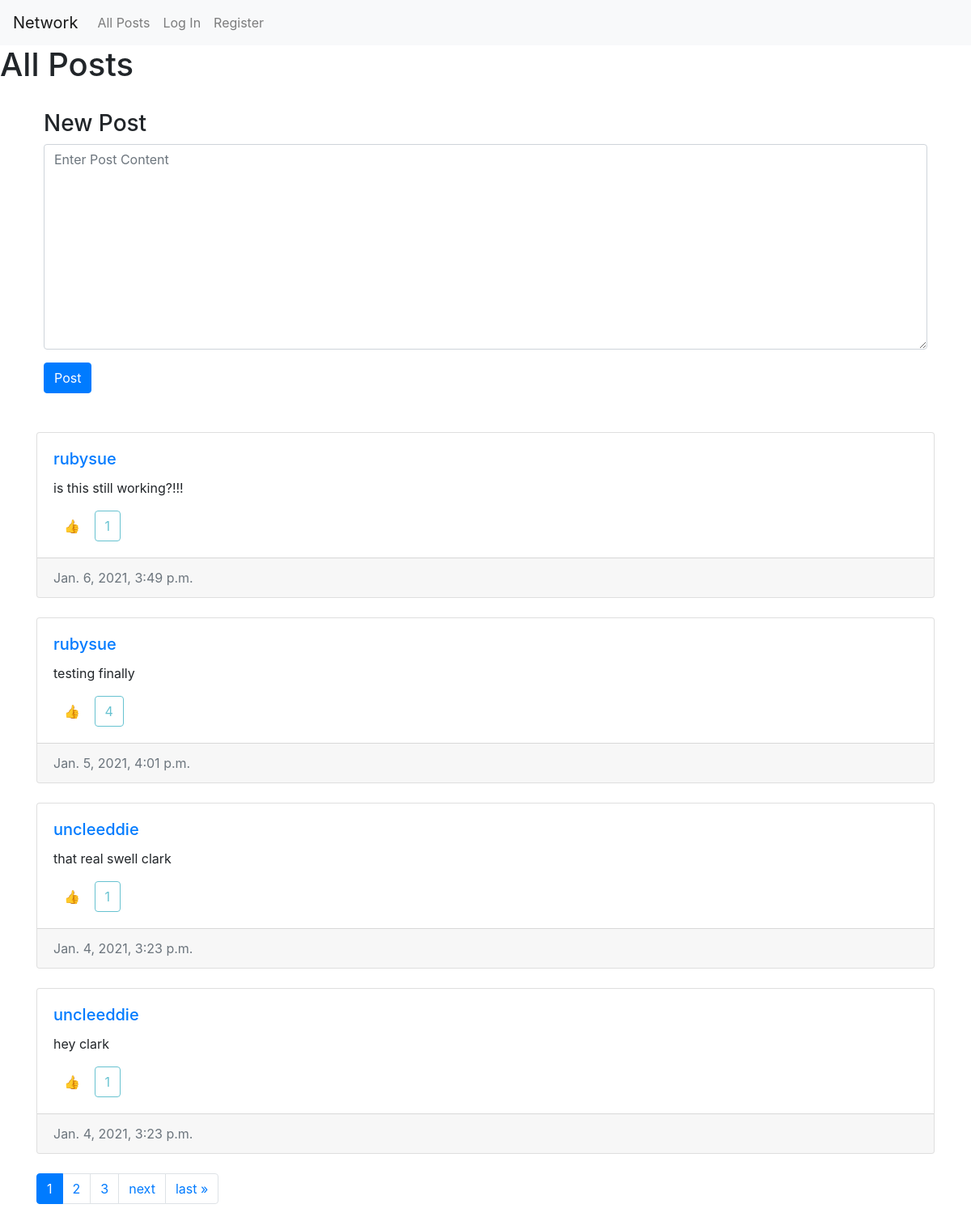
The page / on the database its author committed.
### network/models.py (models this page shows, shortened)
class Post(models.Model):
    user = models.ForeignKey(User, on_delete= models.CASCADE, related_name= "posts")
    content = models.TextField(blank=True)
    date_created = models.DateTimeField(auto_now_add=True)
    likers = models.ManyToManyField(User, blank=True, related_name="userslikes")

class User(AbstractUser):
    pass

### network/views.py (the view)
# urls.py: path("", views.index, name="index"),
def index(request):
    posts  = Post.objects.order_by('-date_created')
    likes =[post.likers.filter(username=request.user) for post in posts]
    paginator = Paginator(posts, 4)
    page_number = request.GET.get('page')
    page_obj = paginator.get_page(page_number)
    if request.method == "POST":
        newPost = Post(user = request.user)
        form = PostForm(request.POST, instance = newPost)
        if form.is_valid():
            form.save()
            return HttpResponseRedirect(reverse('index'))
    return render(request, "network/index.html", {
        "form": PostForm(),
        "posts": posts,
        'page_obj': page_obj,
        'likes': likes
    })

### network/forms.py
class PostForm(forms.ModelForm):
    class Meta:
        model = Post
        fields = ['content']
        widgets = {
            'content' :forms.Textarea(attrs={'class':'form-control', 'placeholder':'Enter Post Content'})
        }

### network/templates/network/index.html (shortened to what this page needs)
{% extends "network/layout.html" %}
{% load static %}
{% block body %}
    <h1>All Posts</h1>
    <div class="container w-100 p-4">
        <h3>New Post</h3>
        <form action="{% url 'index' %}" method="POST">
            <div class="form-group">
                {{form.content}}
            </div>
            <input type="submit" class="btn btn-small btn-primary" value="Post">
        </form>
    </div>
    <div class="container mt-4 w-100">
        {%for post in page_obj%}
            <div class="card mb-4">
                <div class="card-body">
                    <h5 class="card-title"><a class="card-link" href="{% url 'profile' post.user %}">{{post.user}}</a></h5>
                    <p class="card-text" id="content{{post.id}}">{{post.content}}</p>
                    <div class="actions">
                        <div class="like-containter">
                            {% if request.user in post.likers.all%}
                            <button data-id="{{post.id}}" class="likebtn like{{post.id}} btn btn-small">👎</button>
                            {% else %}
                            <button data-id="{{post.id}}" class="likebtn like{{post.id}} btn btn-small">👍</button>
                            {% endif %}
                            <button type="button" disabled class="likecounter{{post.id}} btn btn-small btn-outline-info">{{post.likers.all.count}}</button>
                        </div>
                    </div>
                </div>
                <div class="card-footer text-muted">
                    {{post.date_created}}
                </div>
            </div>
        {% endfor %}
        <nav class="pagination" aria-label="Page navigation">
            <ul class="step-links pagination">
                {% for num in page_obj.paginator.page_range %}
                    {% if page_obj.number == num %}
                        <li class="page-item active"><a class="page-link" href="?page={{num}}">{{num}}</a></li>
                    {% elif num > page_obj.number|add:'-3' and page_obj.number|add:'3' > num %}
                        <li class="page-item"><a class="page-link" href="?page={{num}}">{{num}}</a></li>
                    {% endif %}
                {% endfor %}
                {% if page_obj.has_next %}
                <li class="page-item"><a class="page-link" href="?page={{page_obj.next_page_number}}">next</a></li>
                <li class="page-item"><a class="page-link" href="?page={{page_obj.paginator.num_pages}}">last &raquo;</a></li>
                {% endif %}
            </ul>
        </nav>
    </div>
{% endblock %}

### network/static/network/styles.css (style rules this page uses)
.actions { display:flex; flex-direction: column; justify-content: space-between; align-items: flex-start; }

### rows shown on the page
Post: user "rubysue", content "is this still working?!!!", likers.all.count "1", date_created "Jan. 6, 2021, 3:49 p.m."
Post: user "rubysue", content "testing finally", likers.all.count "4", date_created "Jan. 5, 2021, 4:01 p.m."
Post: user "uncleeddie", content "that real swell clark", likers.all.count "1", date_created "Jan. 4, 2021, 3:23 p.m."
Post: user "uncleeddie", content "hey clark", likers.all.count "1", date_created "Jan. 4, 2021, 3:23 p.m."

### other values the page prints
{{ num }} "1"
{{ num }} "2" "3"
